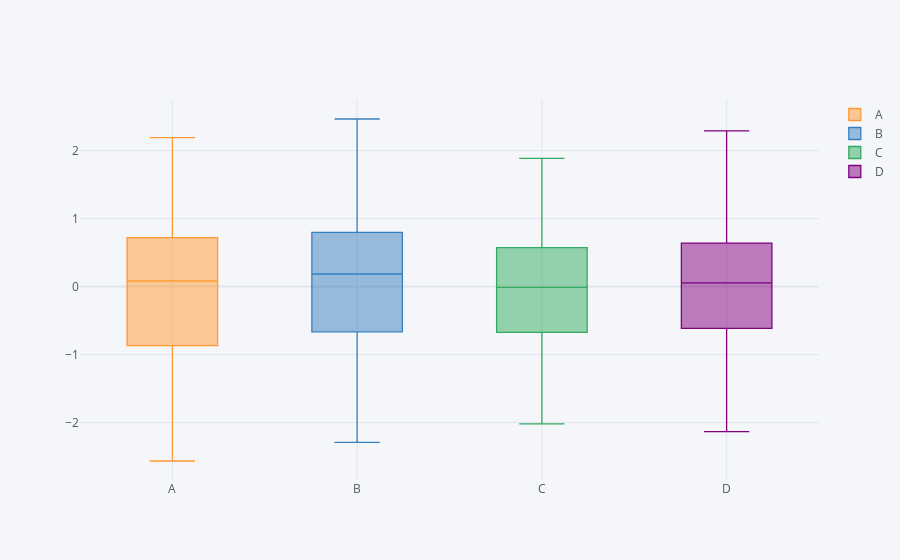

Here is the notebook cell this chart was saved with:
### Markdown cell above
## Boxplots

### Code cell
df.iplot(kind='box')
